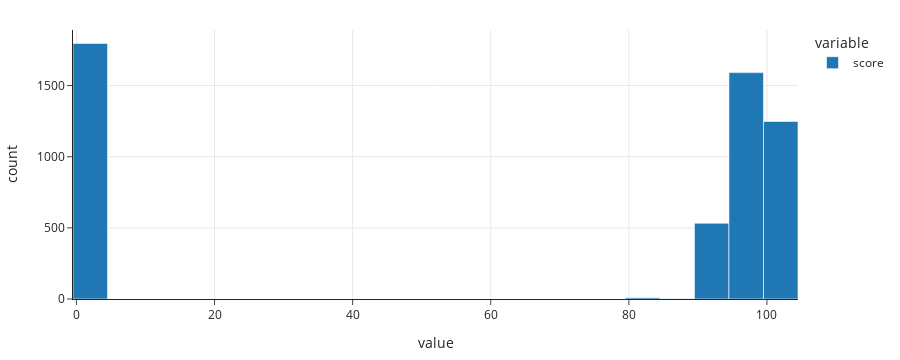

The notebook cell this image was saved under:
### Markdown cell above
First, let's look at the distribution of inspection `'score'`s:

### Code cell
fig = px.histogram(insp['score'])
fig

### Figure 1 — Plotly figure (JSON) as saved in the notebook; plotly's stock layout.template omitted (floating-point values rounded to 4 significant figures; data arrays with more than 128 entries replaced by an {"elided": "..."} marker saying what was removed)
{"data": [{"alignmentgroup": "True", "bingroup": "x", "hovertemplate": "variable=score<br>value=%{x}<br>count=%{y}<extra></extra>", "legendgroup": "score", "marker": {"color": "#1F77B4", "pattern": {"shape": ""}}, "name": "score", "offsetgroup": "score", "orientation": "v", "showlegend": true, "type": "histogram", "x": {"elided": "5179 int values"}, "xaxis": "x", "yaxis": "y"}], "layout": {"barmode": "relative", "height": 360, "legend": {"title": {"text": "variable"}, "tracegroupgap": 0}, "xaxis": {"anchor": "y", "autorange": true, "domain": [0, 1], "range": [-0.5, 104.5], "title": {"text": "value"}, "type": "linear"}, "yaxis": {"anchor": "x", "autorange": true, "domain": [0, 1], "range": [0, 1891.0], "title": {"text": "count"}}}}
